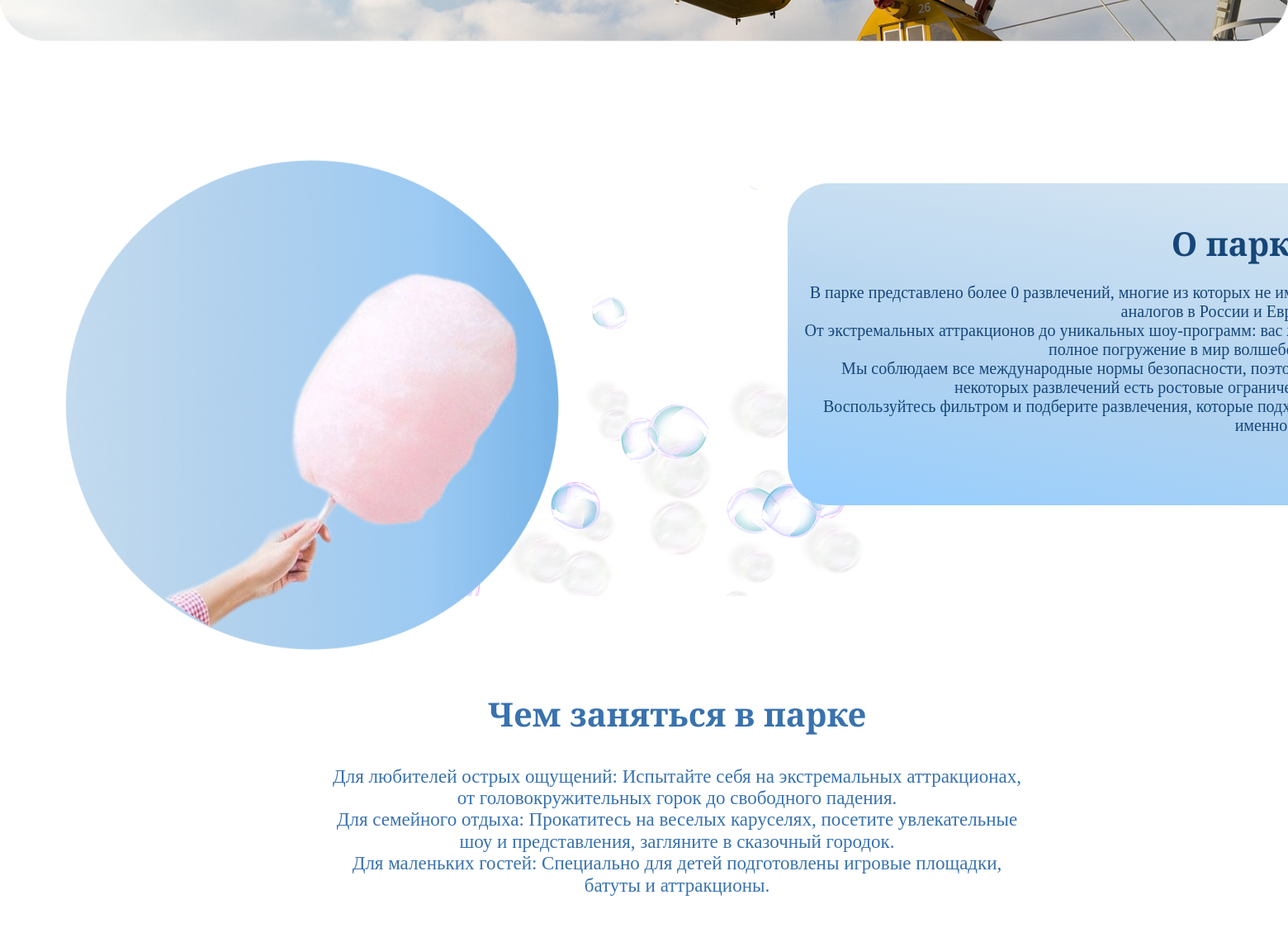
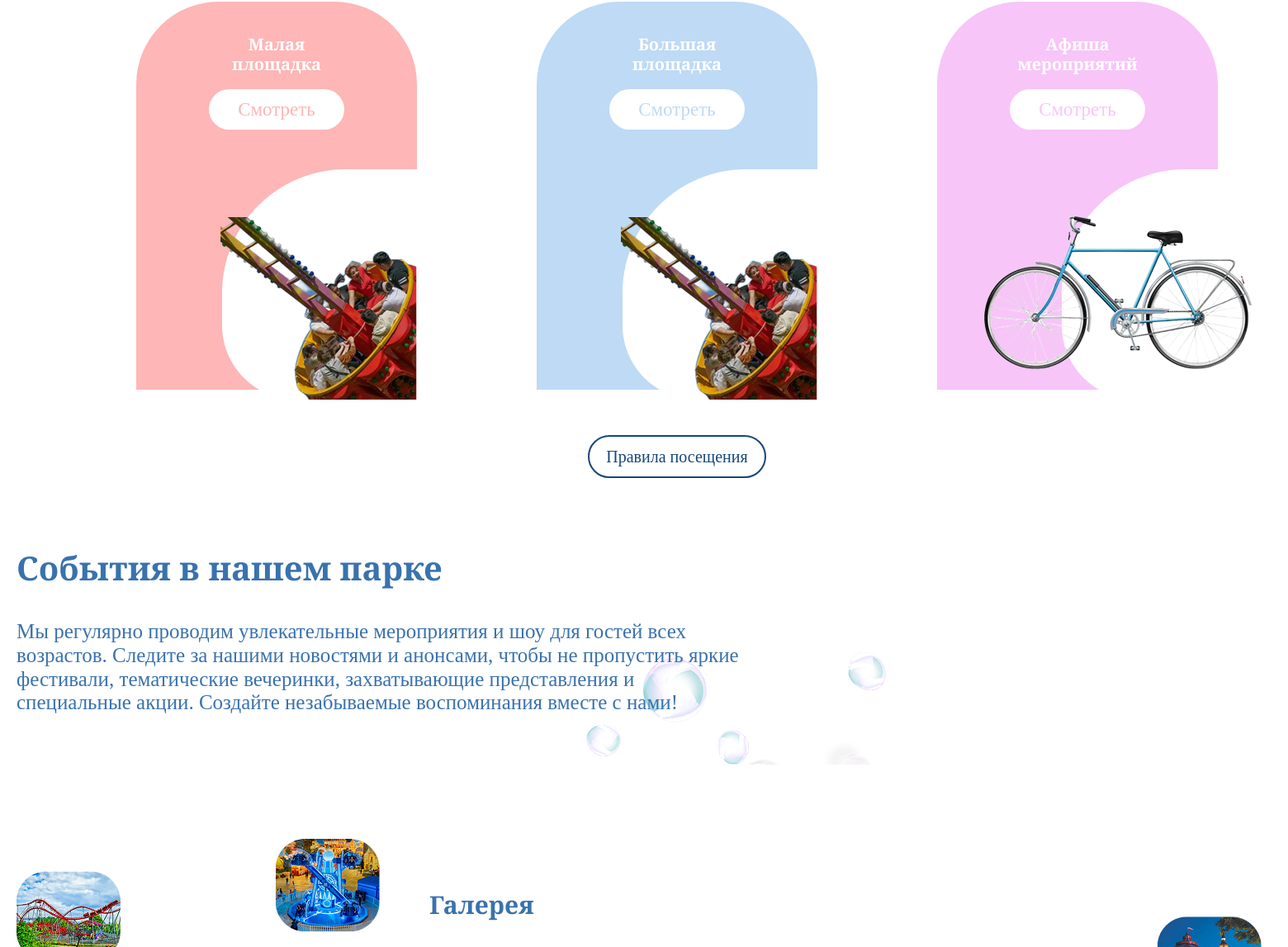
The app's page / (middle part), older data (2 pictures, top to bottom).
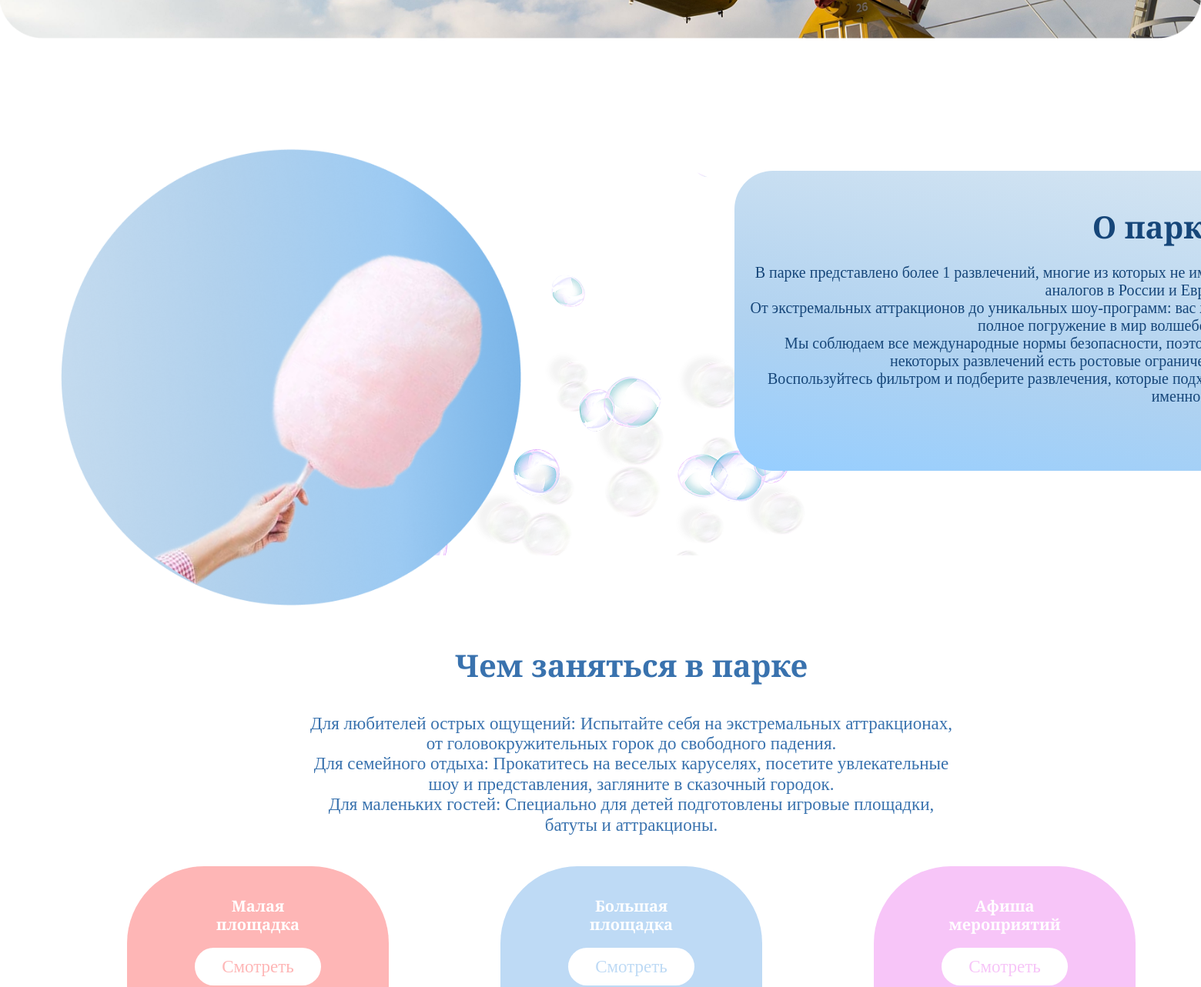
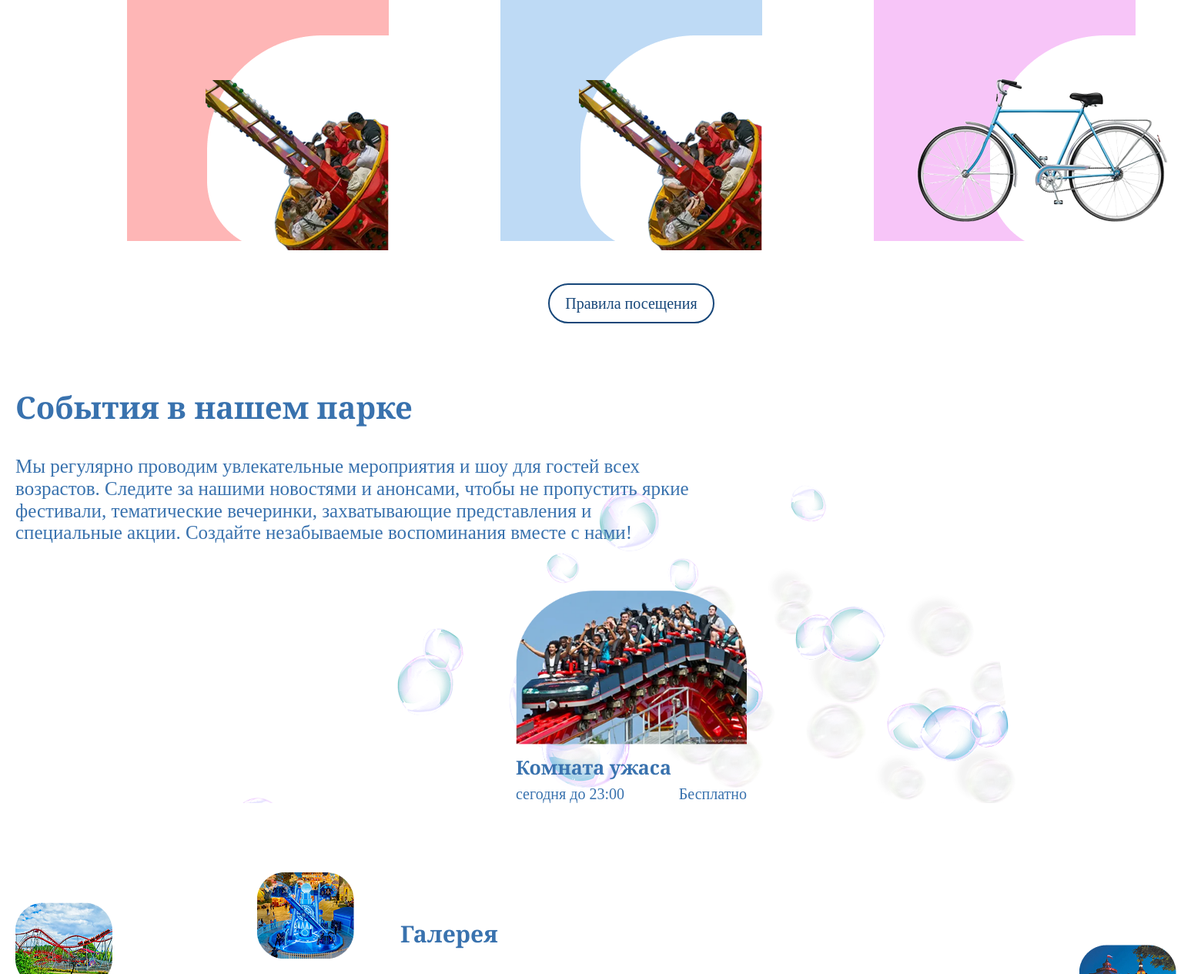
The same page, newer data (2 pictures, top to bottom).
### gagi_app/models.py (models this page shows, shortened)
class Attractions(models.Model):
    PLAYGROUND_CHOICES = [
        ('small', 'Малая площадка'),
        ('big', 'Большая площадка'),
    ]
    CAPACITY_CHOICES = [
        (10, '10 человек'),
        (15, '15 человек'),
        (20, '20 человек')
    ]
    DURATION_CHOICES = [
        (3, '3 минуты'),
        (6, '6 минут'),
        (10, '10 минут'),
        (8, '8 минут'),
        (15, '15 минут')
    ]
    name = models.CharField('Название', max_length=100, unique=True)
    description = models.TextField('Описание', blank=True, null=True)
    min_height = models.IntegerField('Минимальный рост (см)', null=True, blank=True)
    max_height = models.IntegerField('Максимальный рост (см)', null=True, blank=True)
    min_age = models.IntegerField('Минимальный возраст', null=True, blank=True)
    activity_status = models.BooleanField('Статус активности', default=True)
    playground_type = models.CharField('Тип площадки', max_length=10, choices=PLAYGROUND_CHOICES, default='small')
    capacity = models.IntegerField('Вместимость (чел)', choices=CAPACITY_CHOICES)
    duration_minutes = models.IntegerField('Продолжительность (мин)', null=True, blank=True)
    staff = models.ForeignKey(Staff, on_delete=models.SET_NULL, null=True, blank=True, verbose_name='Ответственный сотрудник')
    main_image = models.ImageField('Главное изображение', upload_to='attraction_images/', null=True, blank=True)
    class Meta:
        verbose_name = "Аттракцион"
        verbose_name_plural = "Аттракционы"
        ordering = ["name"]

### gagi_app/views.py (the view)
# urls.py: path('', page1, name='page1'),
def page1(request):
    small_attractions = Attractions.objects.filter(playground_type='small', activity_status=True)
    big_attractions = Attractions.objects.filter(playground_type='big', activity_status=True)
    events_attractions = Attractions.objects.filter(activity_status=True)[:3]
    context = {
        'total_attractions': Attractions.objects.filter(activity_status=True).count(),
        'small_attractions_count': small_attractions.count(),
        'big_attractions_count': big_attractions.count(),
        'popular_attractions': Attractions.objects.filter(activity_status=True)[:3],
        'events': events_attractions,
        'staff_members': Staff.objects.all()[:3],
    }
    return render(request, 'page1.html', context)

### gagi_app/templates/page1.html (shortened to what the changed rows need)
{% load static %}
<!DOCTYPE html>
<html lang="en">
<head>
    <link rel="stylesheet" href="{% static 'css/normalize.css' %}">
    <link rel="stylesheet" href="{% static 'css/style.css' %}">
</head>
<body class="body">
    <main>
        <div class="container">
            <section class="about">
                <div class="about-us">
                    <h2 class="about__title">О парке</h2>
                    <p class="about-text">В парке представлено более {{ total_attractions }} развлечений, многие из
                        которых не имеют
                        <br>аналогов
                        в России и Европе. <br>
                        От экстремальных аттракционов до уникальных шоу-программ: вас ждет <br>полное погружение в мир
                        волшебства! <br>
                        Мы соблюдаем все международные нормы безопасности, поэтому у <br>некоторых развлечений есть
                        ростовые
                        ограничения. <br>Воспользуйтесь фильтром и подберите развлечения, которые подходят <br>именно
                        вам.
                    </p>
                </div>
            </section>
            <section class="events">
                <div class="type-list">
                    {% for attraction in events %}
                    <div class="type-item">
                        <div class="type-img">
                            {% if attraction.main_image %}
                            <img src="{{ attraction.main_image.url }}" alt="{{ attraction.name }}" class="typeimages">
                            {% else %}
                            <img src="{% static 'images/gorki.png' %}" alt="{{ attraction.name }}" class="typeimages">
                            {% endif %}
                        </div>
                        <h4 class="type-title">{{ attraction.name }}</h4>
                        <div class="time-price">
                            <p class="time-text">сегодня до 23:00</p>
                            <p class="price-text">Бесплатно</p>
                        </div>
                    </div>
                    {% endfor %}
                </div>
            </section>
        </div>
    </main>
</body>
</html>

Row changes from the older to the newer data that the page shows:
added Attractions: name "Комната ужаса"
Text that changed along with them:
{{ total_attractions }}: "0" → "1"
